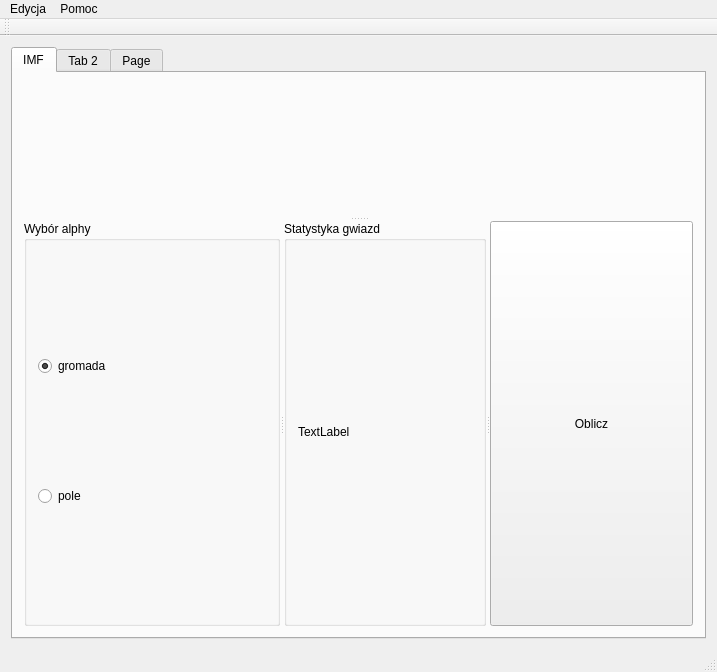
<?xml version="1.0" encoding="UTF-8"?>
<ui version="4.0">
 <class>MainWindow</class>
 <widget class="QMainWindow" name="MainWindow">
  <property name="geometry">
   <rect>
    <x>0</x>
    <y>0</y>
    <width>717</width>
    <height>672</height>
   </rect>
  </property>
  <property name="windowTitle">
   <string>MainWindow</string>
  </property>
  <widget class="QWidget" name="centralWidget">
   <layout class="QHBoxLayout" name="horizontalLayout">
    <item>
     <widget class="QTabWidget" name="tabWidget">
      <property name="currentIndex">
       <number>0</number>
      </property>
      <widget class="QWidget" name="tab">
       <attribute name="title">
        <string>IMF</string>
       </attribute>
       <layout class="QVBoxLayout" name="verticalLayout">
        <item>
         <widget class="QSplitter" name="splitter_3">
          <property name="orientation">
           <enum>Qt::Vertical</enum>
          </property>
          <widget class="QwtPlot" name="qwtPlot"/>
          <widget class="QSplitter" name="splitter_2">
           <property name="orientation">
            <enum>Qt::Horizontal</enum>
           </property>
           <widget class="QGroupBox" name="groupBox">
            <property name="title">
             <string>Wybór alphy</string>
            </property>
            <layout class="QVBoxLayout" name="verticalLayout_2">
             <item>
              <widget class="QRadioButton" name="gromdadaButton">
               <property name="text">
                <string>gromada</string>
               </property>
               <property name="checked">
                <bool>true</bool>
               </property>
              </widget>
             </item>
             <item>
              <widget class="QRadioButton" name="poleButton">
               <property name="text">
                <string>pole</string>
               </property>
              </widget>
             </item>
            </layout>
           </widget>
           <widget class="QGroupBox" name="groupBox_2">
            <property name="title">
             <string>Statystyka gwiazd</string>
            </property>
            <layout class="QVBoxLayout" name="verticalLayout_3">
             <item>
              <widget class="QLabel" name="label">
               <property name="text">
                <string>TextLabel</string>
               </property>
              </widget>
             </item>
            </layout>
           </widget>
           <widget class="QSplitter" name="splitter">
            <property name="orientation">
             <enum>Qt::Vertical</enum>
            </property>
            <widget class="QPushButton" name="obliczIMF_button">
             <property name="sizePolicy">
              <sizepolicy hsizetype="Expanding" vsizetype="Expanding">
               <horstretch>0</horstretch>
               <verstretch>0</verstretch>
              </sizepolicy>
             </property>
             <property name="text">
              <string>Oblicz</string>
             </property>
            </widget>
           </widget>
          </widget>
         </widget>
        </item>
       </layout>
      </widget>
      <widget class="QWidget" name="tab_2">
       <attribute name="title">
        <string>Tab 2</string>
       </attribute>
      </widget>
      <widget class="QWidget" name="tab_3">
       <attribute name="title">
        <string>Page</string>
       </attribute>
      </widget>
     </widget>
    </item>
   </layout>
  </widget>
  <widget class="QMenuBar" name="menuBar">
   <property name="geometry">
    <rect>
     <x>0</x>
     <y>0</y>
     <width>717</width>
     <height>27</height>
    </rect>
   </property>
   <widget class="QMenu" name="menuEdycja">
    <property name="title">
     <string>Edycja</string>
    </property>
   </widget>
   <widget class="QMenu" name="menuPomoc">
    <property name="title">
     <string>Pomoc</string>
    </property>
    <addaction name="actionInformacja_o_aplikacji"/>
   </widget>
   <addaction name="menuEdycja"/>
   <addaction name="menuPomoc"/>
  </widget>
  <widget class="QToolBar" name="mainToolBar">
   <attribute name="toolBarArea">
    <enum>TopToolBarArea</enum>
   </attribute>
   <attribute name="toolBarBreak">
    <bool>false</bool>
   </attribute>
  </widget>
  <widget class="QStatusBar" name="statusBar"/>
  <action name="actionInformacja_o_aplikacji">
   <property name="text">
    <string>Informacja o aplikacji</string>
   </property>
  </action>
 </widget>
 <layoutdefault spacing="6" margin="11"/>
 <customwidgets>
  <customwidget>
   <class>QwtPlot</class>
   <extends>QFrame</extends>
   <header>qwt_plot.h</header>
  </customwidget>
 </customwidgets>
 <resources/>
 <connections/>
</ui>
